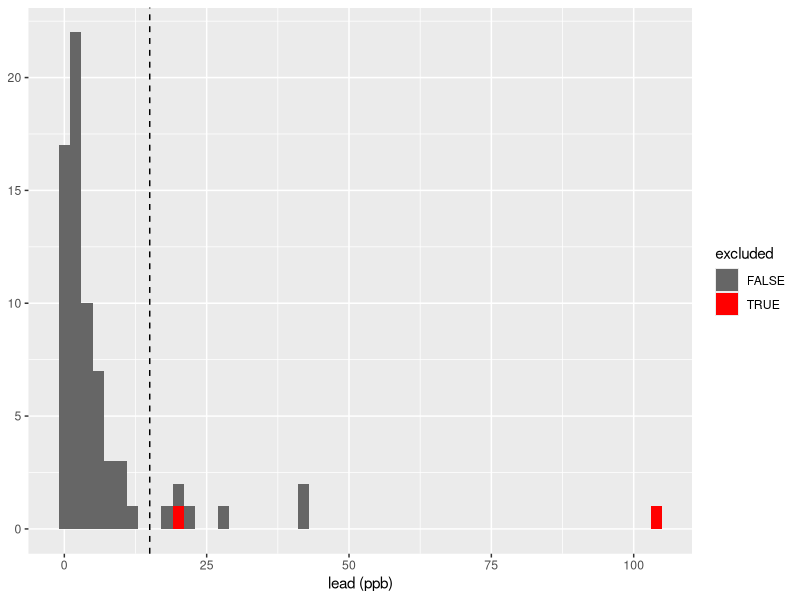
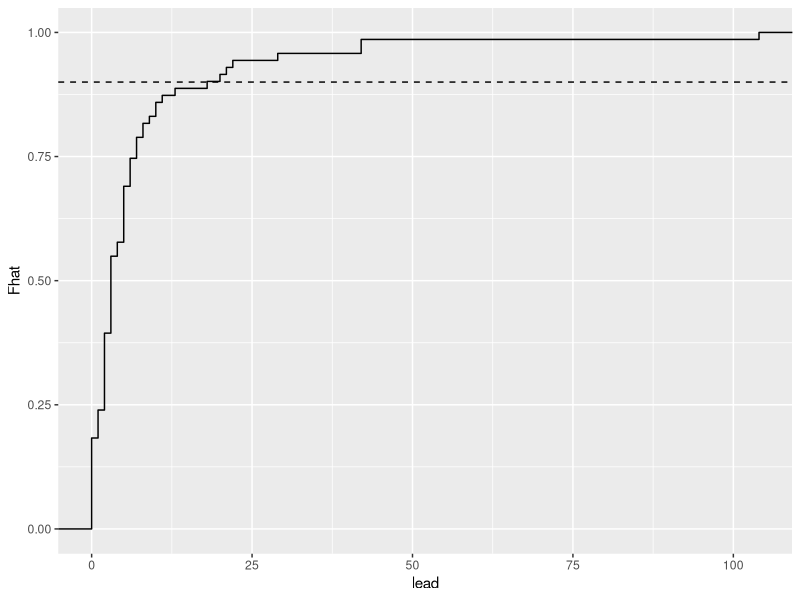
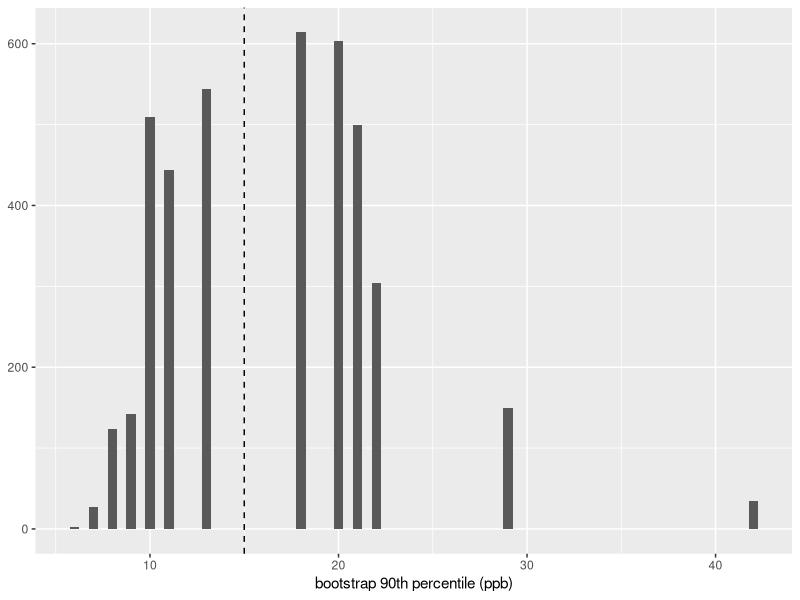
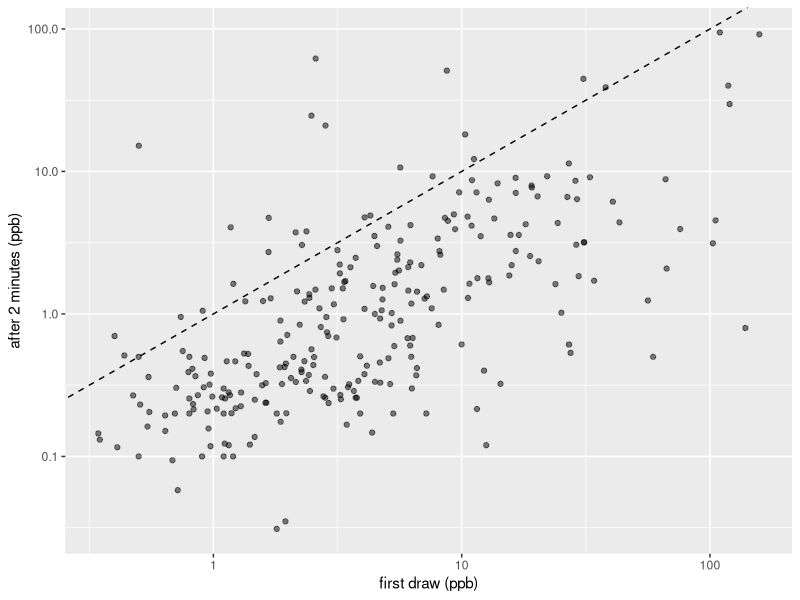
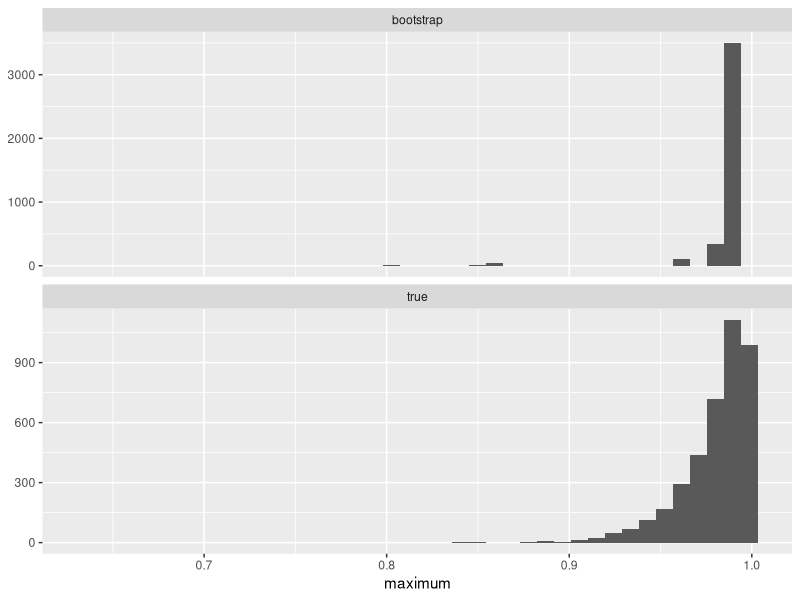

R code for these plots, in order:
## ---- chunk 1
knitr::opts_chunk$set(echo = TRUE, out.width = "100%")
options(width = 60, digits = 4)
set.seed(20261027)
library(tidyverse)
## ---- chunk 2
mdeq <- read.csv("../../data/flint_mdeq.csv")
x <- mdeq$lead
n <- length(x)
quantile(x, 0.9)
## ---- chunk 3
ggplot(mdeq, aes(lead, fill = excluded)) +
  geom_histogram(binwidth = 2) +
  geom_vline(xintercept = 15, lty = 2) +
  scale_fill_manual(values = c("gray40", "red")) +
  labs(x = "lead (ppb)", y = NULL, fill = "excluded")
## ---- chunk 4
x_excl <- mdeq$lead[!mdeq$excluded]
## ---- chunk 5
ggplot(mdeq, aes(lead)) + stat_ecdf(geom = "step") +
  geom_hline(yintercept = 0.9, lty = 2) + labs(y = "Fhat")
## ---- chunk 6
qhat <- function(u) sort(x)[ceiling(n * u)]
qhat(runif(10))
## ---- chunk 7
sample(x, size = 10, replace = TRUE)
## ---- chunk 8
n^n
## ---- chunk 9
boot_se <- function(B) {
  sd(replicate(B, mean(sample(x, replace = TRUE))))
}
se_100 <- replicate(20, boot_se(100))
se_2000 <- replicate(20, boot_se(2000))
c(B100 = sd(se_100), B2000 = sd(se_2000))
## ---- chunk 10
B <- 4000
boot_mean <- replicate(B, mean(sample(x, replace = TRUE)))
c(bootstrap = sd(boot_mean), formula = sd(x) / sqrt(n))
## ---- chunk 11
p90 <- function(z) quantile(z, 0.9, names = FALSE)
t_obs <- p90(x)
boot_p90 <- replicate(B, p90(sample(x, replace = TRUE)))
sd(boot_p90)
## ---- chunk 12
ggplot(data.frame(t = boot_p90), aes(t)) +
  geom_histogram(binwidth = 0.5) +
  geom_vline(xintercept = 15, lty = 2) +
  labs(x = "bootstrap 90th percentile (ppb)", y = NULL)
## ---- chunk 13
boot_excl <- replicate(B, p90(sample(x_excl, replace = TRUE)))
rbind(all = c(T = t_obs, SE = sd(boot_p90)),
      excluded = c(T = p90(x_excl), SE = sd(boot_excl)))
## ---- chunk 14
(normal_ci <- t_obs + c(-1, 1) * qnorm(0.975) * sd(boot_p90))
## ---- chunk 15
q <- quantile(boot_p90, c(0.025, 0.975))
(basic_ci <- 2 * t_obs - rev(q))
## ---- chunk 16
(percentile_ci <- q)
## ---- chunk 17
three_cis <- function(t, boot) {
  q <- quantile(boot, c(0.025, 0.975), names = FALSE)
  rbind(normal = t + c(-1, 1) * qnorm(0.975) * sd(boot),
        basic = 2 * t - rev(q), percentile = q)
}
three_cis(t_obs, boot_p90)
## ---- chunk 18
three_cis(p90(x_excl), boot_excl)
## ---- chunk 19
vt <- read.csv("../../data/flint_vt.csv")
boot_vt <- replicate(B, p90(sample(vt$first_draw, replace = TRUE)))
c(T = p90(vt$first_draw), quantile(boot_vt, c(0.025, 0.975)))
## ---- chunk 20
ggplot(vt, aes(first_draw, flush_2min)) +
  geom_point(alpha = 0.5) +
  geom_abline(lty = 2) +
  scale_x_log10() + scale_y_log10() +
  labs(x = "first draw (ppb)", y = "after 2 minutes (ppb)")
## ---- chunk 21
lx <- log(vt$first_draw)
ly <- log(vt$flush_2min)
n_vt <- nrow(vt)
boot_cor <- replicate(B, {
  i <- sample(n_vt, replace = TRUE)
  cor(lx[i], ly[i])
})
c(r = cor(lx, ly), SE = sd(boot_cor))
## ---- chunk 22
d <- lx - ly
boot_d <- replicate(B, mean(d[sample(n_vt, replace = TRUE)]))
exp(c(est = mean(d), quantile(boot_d, c(0.025, 0.975))))
## ---- chunk 23
boot_cols <- replicate(B, {
  lx_s <- sample(lx, replace = TRUE)
  ly_s <- sample(ly, replace = TRUE)
  c(cor = cor(lx_s, ly_s), d = mean(lx_s - ly_s))
})
apply(boot_cols, 1, sd)
## ---- chunk 24
theta <- 1
n_u <- 50
u <- runif(n_u, 0, theta)
boot_max <- replicate(B, max(sample(u, replace = TRUE)))
mean(boot_max == max(u))
## ---- chunk 25
1 - (1 - 1 / n_u)^n_u
## ---- chunk 26
true_max <- replicate(B, max(runif(n_u, 0, theta)))
bind_rows(
  data.frame(distribution = "bootstrap", value = boot_max),
  data.frame(distribution = "true", value = true_max)
) |>
  ggplot(aes(value)) +
  geom_histogram(bins = 40) +
  facet_wrap(~ distribution, ncol = 1, scales = "free_y") +
  labs(x = "maximum", y = NULL)
## ---- chunk 27
covers <- replicate(1000, {
  u <- runif(n_u, 0, theta)
  bm <- replicate(500, max(sample(u, replace = TRUE)))
  ci <- three_cis(max(u), bm)
  ci[, 1] <= theta & theta <= ci[, 2]
})
rowMeans(covers)
